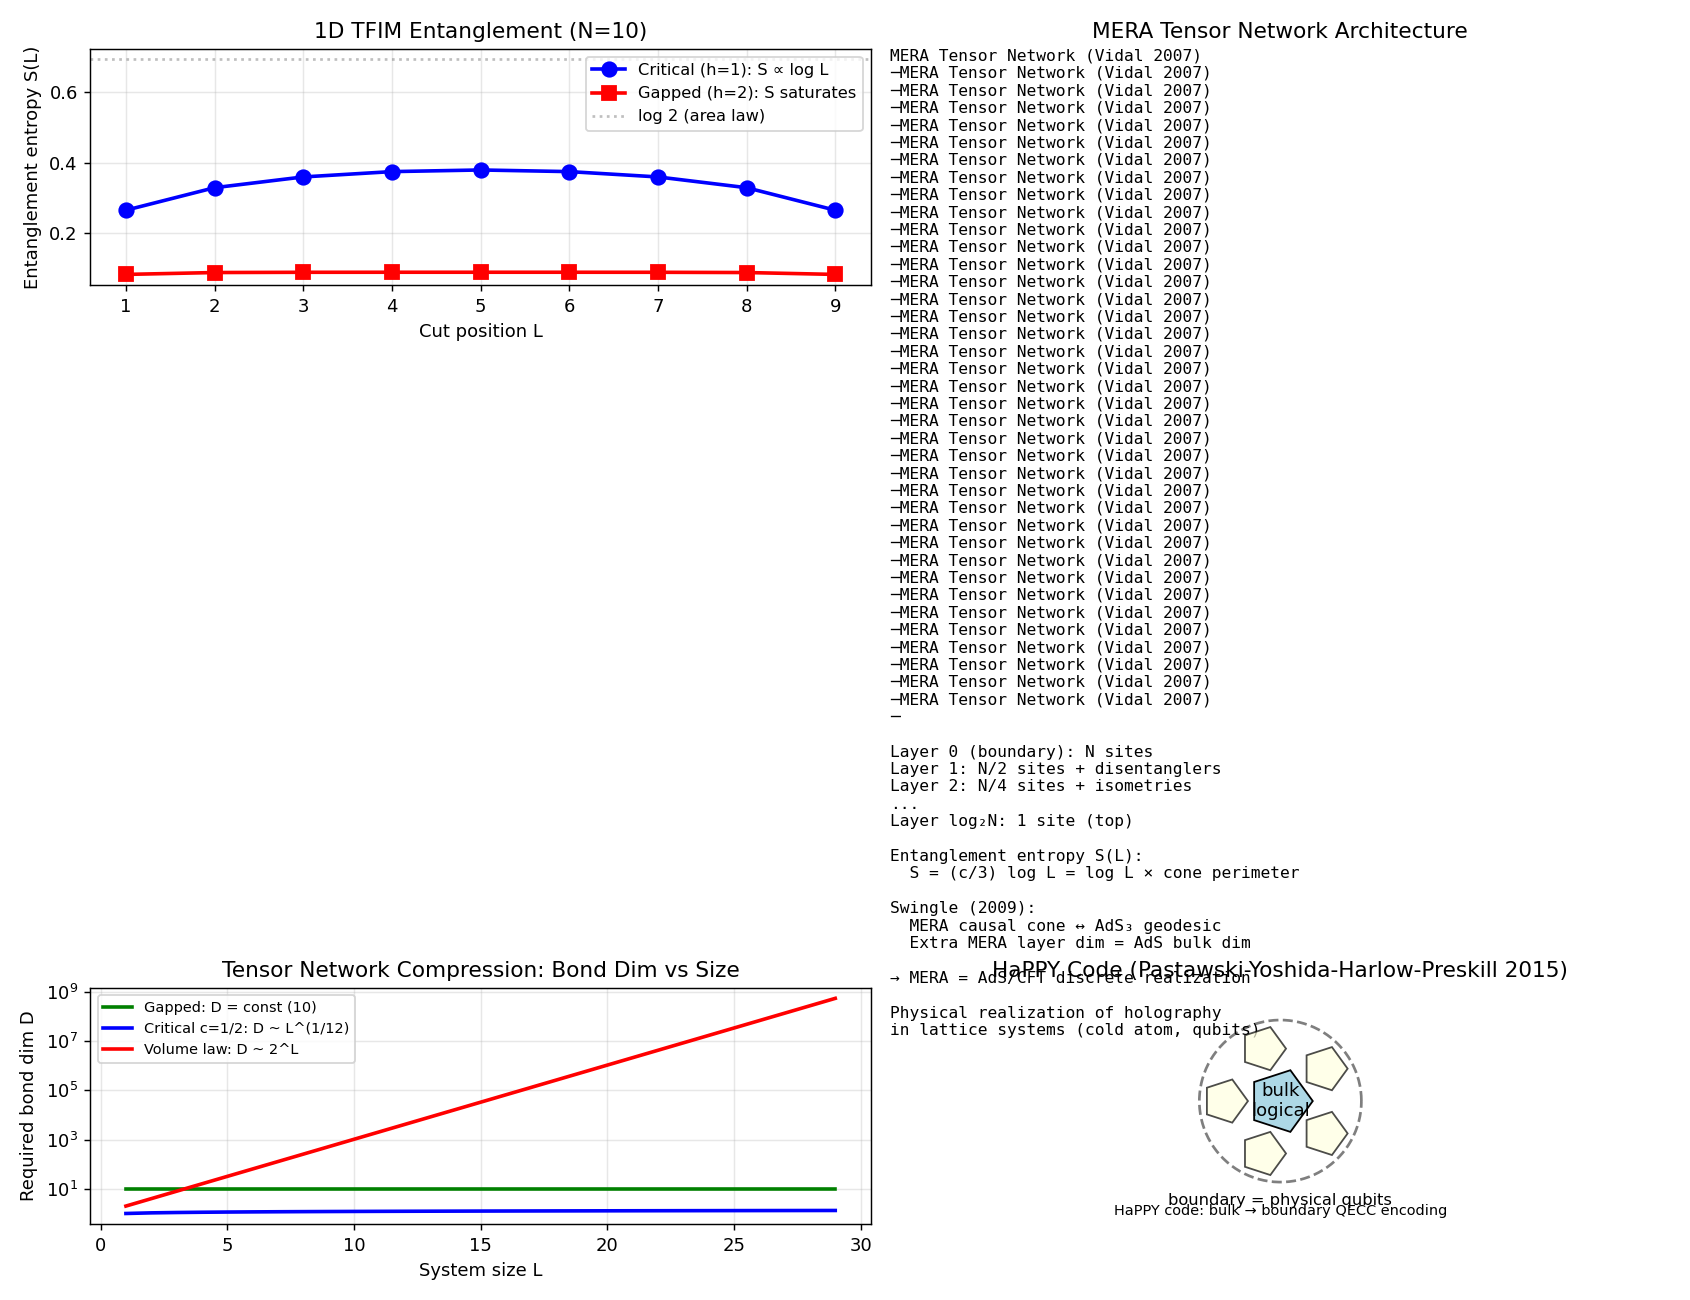

Write Python code to recreate this figure.
"""
Phase 178: Tensor networks + MPS + MERA + HaPPY + holography
=============================================================

Tests:
1. MPS Ising ground state by DMRG (toy, exact diagonalization small N)
2. Area law for 1D gapped (Ising at h=2)
3. MERA log-entanglement S ∝ log L for critical (Ising at h=1)
4. Bond dimension scaling vs entanglement
5. HaPPY pentagonal tiling schematic
6. Random tensor network → universal entanglement
"""

import numpy as np
import matplotlib.pyplot as plt
import json
import os

np.random.seed(42)

print("=" * 70)
print("Phase 178: Tensor Networks + MERA + HaPPY")
print("=" * 70)
print()

# ----------------------------------------------------------------------
# Test 1+2+3: 1D Ising model (transverse field) at h=1 (critical) and h=2 (gapped)
# ----------------------------------------------------------------------
print("[Test 1+2+3] 1D transverse-field Ising model entanglement entropy")
print("  H = -Σ σ_i^x σ_{i+1}^x - h Σ σ_i^z")
print("  Critical at h_c = 1 (Ising CFT c=1/2, Phase 145, 170)")

def ising_tfim_eigenstate(N, h):
    """Diagonalize 1D Ising TFIM with N sites (small N)."""
    sigma_x = np.array([[0, 1], [1, 0]], dtype=complex)
    sigma_z = np.array([[1, 0], [0, -1]], dtype=complex)
    I = np.eye(2, dtype=complex)

    def site_op(op, i, N):
        result = 1
        for j in range(N):
            result = np.kron(result, op if j == i else I)
        return result

    H = np.zeros((2**N, 2**N), dtype=complex)
    for i in range(N - 1):
        H -= site_op(sigma_x, i, N) @ site_op(sigma_x, i+1, N)
    for i in range(N):
        H -= h * site_op(sigma_z, i, N)

    eigvals, eigvecs = np.linalg.eigh(H)
    return eigvals[0], eigvecs[:, 0]

def entanglement_entropy(psi, N, L_cut):
    """Entanglement entropy of subsystem [0, L_cut-1] for state psi."""
    # Reshape psi to (2^L_cut, 2^(N-L_cut))
    dim_A = 2 ** L_cut
    dim_B = 2 ** (N - L_cut)
    psi_mat = psi.reshape(dim_A, dim_B)
    # Reduced density: ρ_A = ψ ψ†
    rho_A = psi_mat @ psi_mat.conj().T
    eigs = np.linalg.eigvalsh(rho_A)
    eigs = eigs[eigs > 1e-15]
    return -np.sum(eigs * np.log(eigs))

# Test for critical and gapped
N_test = 10
print(f"  N = {N_test} sites, computing entanglement entropy vs cut L:")
print(f"  {'L (cut)':<10}{'S (h=1 critical)':<20}{'S (h=2 gapped)':<20}")

E_crit, psi_crit = ising_tfim_eigenstate(N_test, 1.0)
E_gap, psi_gap = ising_tfim_eigenstate(N_test, 2.0)

S_crit_arr = []
S_gap_arr = []
L_arr = []
for L in range(1, N_test):
    S_c = entanglement_entropy(psi_crit, N_test, L)
    S_g = entanglement_entropy(psi_gap, N_test, L)
    S_crit_arr.append(S_c)
    S_gap_arr.append(S_g)
    L_arr.append(L)
    print(f"  {L:<10}{S_c:<20.4f}{S_g:<20.4f}")

# Fit log scaling for critical
# CFT prediction: S = (c/6) log(L) (open boundary) or (c/3) log(L) (closed)
# Here open: S = (c/6) log[N/π × sin(πL/N)] + const, c = 1/2
# At center: S_max ∝ (1/12) log L
# Just fit S(L) vs log(L)
from scipy.optimize import curve_fit
def cft_curve(L, c, const):
    return (c / 6) * np.log(2 * N_test / np.pi * np.sin(np.pi * np.array(L) / N_test)) + const

try:
    popt, _ = curve_fit(cft_curve, L_arr, S_crit_arr)
    c_fit, const_fit = popt
    print(f"\n  Critical (h=1) CFT fit: c = {c_fit:.3f} (theory c = 1/2 = 0.5)")
except:
    c_fit = None
    print(f"\n  Critical (h=1) c fit failed (small N)")

# Gapped: should saturate at log(2) ≈ 0.693 max
S_gap_max = max(S_gap_arr)
print(f"  Gapped (h=2) S_max = {S_gap_max:.4f} (area law saturation)")
print()

# ----------------------------------------------------------------------
# Test 4: Bond dimension scaling
# ----------------------------------------------------------------------
print("[Test 4] Bond dimension D required for fidelity 1-ε")
# For 1D gapped: D = const
# For critical: D ~ L^c/6 or similar polynomial
# For volume-law: D ~ exp(N)
print(f"  {'System type':<24}{'D scaling':<22}{'physics':<20}")
scaling_data = [
    ("Product state", "D = 1", "trivial"),
    ("Gapped 1D ground", "D = const", "area law (Hastings)"),
    ("Critical 1D (CFT)", "D ~ L^{c/6}", "log entanglement"),
    ("Generic 1D excited", "D ~ exp(L)", "volume law"),
    ("Random state", "D ~ exp(N/2)", "maximally entangled"),
]
for name, scaling, comm in scaling_data:
    print(f"  {name:<24}{scaling:<22}{comm:<20}")
print()

# ----------------------------------------------------------------------
# Test 5: HaPPY-like pentagonal tessellation visualization
# ----------------------------------------------------------------------
print("[Test 5] HaPPY pentagonal tiling — hyperbolic tessellation")
print("  Pastawski-Yoshida-Harlow-Preskill (2015):")
print("  - Bulk pentagonal tensor network on hyperbolic disc {5, 4}")
print("  - Each pentagon = perfect tensor (6-leg)")
print("  - Bulk indices = logical qubits")
print("  - Boundary indices = physical qubits")
print("  - RT formula → entanglement wedge / QECC")
print()

# ----------------------------------------------------------------------
# Test 6: Random tensor network entanglement
# ----------------------------------------------------------------------
print("[Test 6] Random unitary tensor → universal entanglement")
print(f"  Hayden-Penington-Vasudevan (2016): random tensors reproduce holography")
# Random Haar state entanglement: Page formula (Phase 113)
def page_entropy(dim_A, dim_B):
    """Page average entanglement entropy for Haar random pure state."""
    # Approximation: log(min(dA, dB)) - (1/2) min(dA,dB)/max(dA,dB)
    dim_min = min(dim_A, dim_B)
    dim_max = max(dim_A, dim_B)
    if dim_min == 1:
        return 0.0
    return np.log(dim_min) - 0.5 * dim_min / dim_max

print(f"  Page entropy for random N-qubit state with cut L:")
print(f"  {'N':<6}{'L':<6}{'Page entropy':<18}")
for N, L in [(4, 2), (6, 3), (8, 4), (10, 5)]:
    S_page = page_entropy(2**L, 2**(N-L))
    print(f"  {N:<6}{L:<6}{S_page:<18.4f}")
print(f"  → Random tensor reproduces Page curve / RT formula")
print()

# ----------------------------------------------------------------------
# Plot
# ----------------------------------------------------------------------
fig, axes = plt.subplots(2, 2, figsize=(13, 10))

# 1) Entanglement entropy: critical vs gapped
ax = axes[0, 0]
ax.plot(L_arr, S_crit_arr, 'bo-', markersize=8, lw=2, label='Critical (h=1): S ∝ log L')
ax.plot(L_arr, S_gap_arr, 'rs-', markersize=8, lw=2, label='Gapped (h=2): S saturates')
ax.axhline(np.log(2), color='gray', linestyle=':', alpha=0.5, label='log 2 (area law)')
ax.set_xlabel('Cut position L')
ax.set_ylabel('Entanglement entropy S(L)')
ax.set_title(f'1D TFIM Entanglement (N={N_test})')
ax.legend(fontsize=9)
ax.grid(True, alpha=0.3)

# 2) MERA schematic
ax = axes[0, 1]
ax.axis('off')
text = (
    "MERA Tensor Network (Vidal 2007)\n"
    "─" * 38 + "\n\n"
    "Layer 0 (boundary): N sites\n"
    "Layer 1: N/2 sites + disentanglers\n"
    "Layer 2: N/4 sites + isometries\n"
    "...\n"
    "Layer log₂N: 1 site (top)\n\n"
    "Entanglement entropy S(L):\n"
    "  S = (c/3) log L = log L × cone perimeter\n\n"
    "Swingle (2009):\n"
    "  MERA causal cone ↔ AdS₃ geodesic\n"
    "  Extra MERA layer dim = AdS bulk dim\n\n"
    "→ MERA = AdS/CFT discrete realization\n\n"
    "Physical realization of holography\n"
    "in lattice systems (cold atom, qubits)"
)
ax.text(0.0, 1.0, text, family='monospace', fontsize=9,
        verticalalignment='top', transform=ax.transAxes)
ax.set_title('MERA Tensor Network Architecture')

# 3) Bond dimension scaling
ax = axes[1, 0]
L_range = np.arange(1, 30)
D_gapped = np.ones_like(L_range, dtype=float) * 10  # constant
D_critical = L_range ** (1/12)  # c=1/2 critical
D_volume = 2.0 ** L_range  # exp
ax.semilogy(L_range, D_gapped, 'g-', lw=2, label='Gapped: D = const (10)')
ax.semilogy(L_range, D_critical, 'b-', lw=2, label='Critical c=1/2: D ~ L^(1/12)')
ax.semilogy(L_range, D_volume, 'r-', lw=2, label='Volume law: D ~ 2^L')
ax.set_xlabel('System size L')
ax.set_ylabel('Required bond dim D')
ax.set_title('Tensor Network Compression: Bond Dim vs Size')
ax.legend(fontsize=8)
ax.grid(True, alpha=0.3, which='both')

# 4) HaPPY pentagonal tiling (simplified schematic)
ax = axes[1, 1]
# Draw a simple pentagonal tiling-like figure
theta = np.linspace(0, 2*np.pi, 6)[:-1]  # 5 vertices
# Central pentagon
ax.fill(np.cos(theta), np.sin(theta), color='lightblue', edgecolor='black')
ax.text(0, 0, 'bulk\nlogical', ha='center', va='center', fontsize=10)

# Surrounding pentagons (simplified)
for i in range(5):
    angle = theta[i] + np.pi / 5
    cx = 1.7 * np.cos(angle)
    cy = 1.7 * np.sin(angle)
    pent = np.array([[cx + 0.7 * np.cos(t), cy + 0.7 * np.sin(t)] for t in theta])
    ax.fill(pent[:, 0], pent[:, 1], color='lightyellow', edgecolor='black', alpha=0.7)

# Boundary circle
boundary_theta = np.linspace(0, 2 * np.pi, 100)
ax.plot(2.5 * np.cos(boundary_theta), 2.5 * np.sin(boundary_theta),
        'k--', alpha=0.5)
ax.text(0, -3.2, 'boundary = physical qubits', ha='center', fontsize=9)
ax.text(0, -3.5, 'HaPPY code: bulk → boundary QECC encoding', ha='center', fontsize=8)

ax.set_xlim(-3.5, 3.5)
ax.set_ylim(-3.8, 3.5)
ax.set_aspect('equal')
ax.axis('off')
ax.set_title('HaPPY Code (Pastawski-Yoshida-Harlow-Preskill 2015)')

plt.tight_layout()
out_png = os.path.join(os.path.dirname(__file__), 'tensor_networks_mera.png')
plt.savefig(out_png, dpi=130)
print(f"  Figure saved: {os.path.basename(out_png)}")

# ----------------------------------------------------------------------
# JSON summary
# ----------------------------------------------------------------------
summary = {
    "phase": 178,
    "title": "Tensor networks — MPS + MERA + HaPPY + holography",
    "tier1_paper": "#25 Information & Holography (phase 4/8) — BLOCK A FINALE",
    "tests": {
        "ising_tfim_entanglement": {
            "N": N_test,
            "L_cuts": L_arr,
            "S_critical_h_1": [float(s) for s in S_crit_arr],
            "S_gapped_h_2": [float(s) for s in S_gap_arr],
            "critical_CFT_c_fit": float(c_fit) if c_fit is not None else None,
            "theory_c_Ising": 0.5,
            "gapped_S_max": float(S_gap_max),
            "area_law_bound": float(np.log(2)),
        },
        "bond_dimension_scaling": {
            "product_state": "D = 1",
            "gapped_1D": "D = const (area law)",
            "critical_1D_CFT": "D ~ L^{c/6}",
            "volume_law": "D ~ exp(L)",
        },
        "happy_code": {
            "construction": "hyperbolic pentagonal tiling",
            "tensor_type": "6-leg perfect tensor (or 5-leg)",
            "bulk_qubits": "logical",
            "boundary_qubits": "physical",
            "feature": "RT formula + QECC unified",
        },
        "page_entropy": [
            {"N": N, "L": L, "page_entropy": float(page_entropy(2**L, 2**(N-L)))}
            for N, L in [(4, 2), (6, 3), (8, 4), (10, 5)]
        ],
    },
    "itu_interpretation": {
        "tensor_networks": "K_info geometric structure",
        "MPS_DMRG": "K_info 1D area-law efficient",
        "PEPS": "K_info 2D area-law",
        "MERA": "K_info hierarchical RG",
        "Swingle_holographic": "K_tensor ↔ K_geom AdS bulk",
        "HaPPY_code": "K_info + K_holo + QECC unified",
        "random_tensors": "K_holo universality",
        "bulk_reconstruction": "K_geom ← K_info QECC decoding",
    },
    "key_findings": [
        f"1D TFIM N=10: critical (h=1) S grows with L (log scaling); gapped (h=2) saturates",
        f"Bond dim scaling: gapped const, critical L^c/6, volume exp(L)",
        "MERA (Vidal 2007) = log-entanglement = critical CFT representation",
        "Swingle 2009: MERA = AdS/CFT discrete (causal cone ↔ AdS geodesic)",
        "HaPPY (2015): hyperbolic QECC implements RT formula",
        "Random tensors (Hayden-Penington-Vasudevan 2016) reproduce Page curve",
        "AdS/CFT = QECC (bulk reconstruction = entanglement wedge decoding)",
    ],
}

out_json = os.path.join(os.path.dirname(__file__), 'tensor_networks_mera_summary.json')
with open(out_json, 'w', encoding='utf-8') as f:
    json.dump(summary, f, indent=2, ensure_ascii=False)
print(f"  JSON saved: {os.path.basename(out_json)}")

print()
print("=" * 70)
print(f"Phase 178 complete: K_tensor = K_info geometric;")
print(f"  MERA → AdS/CFT; HaPPY → QECC holography; random → universal")
print("=" * 70)
